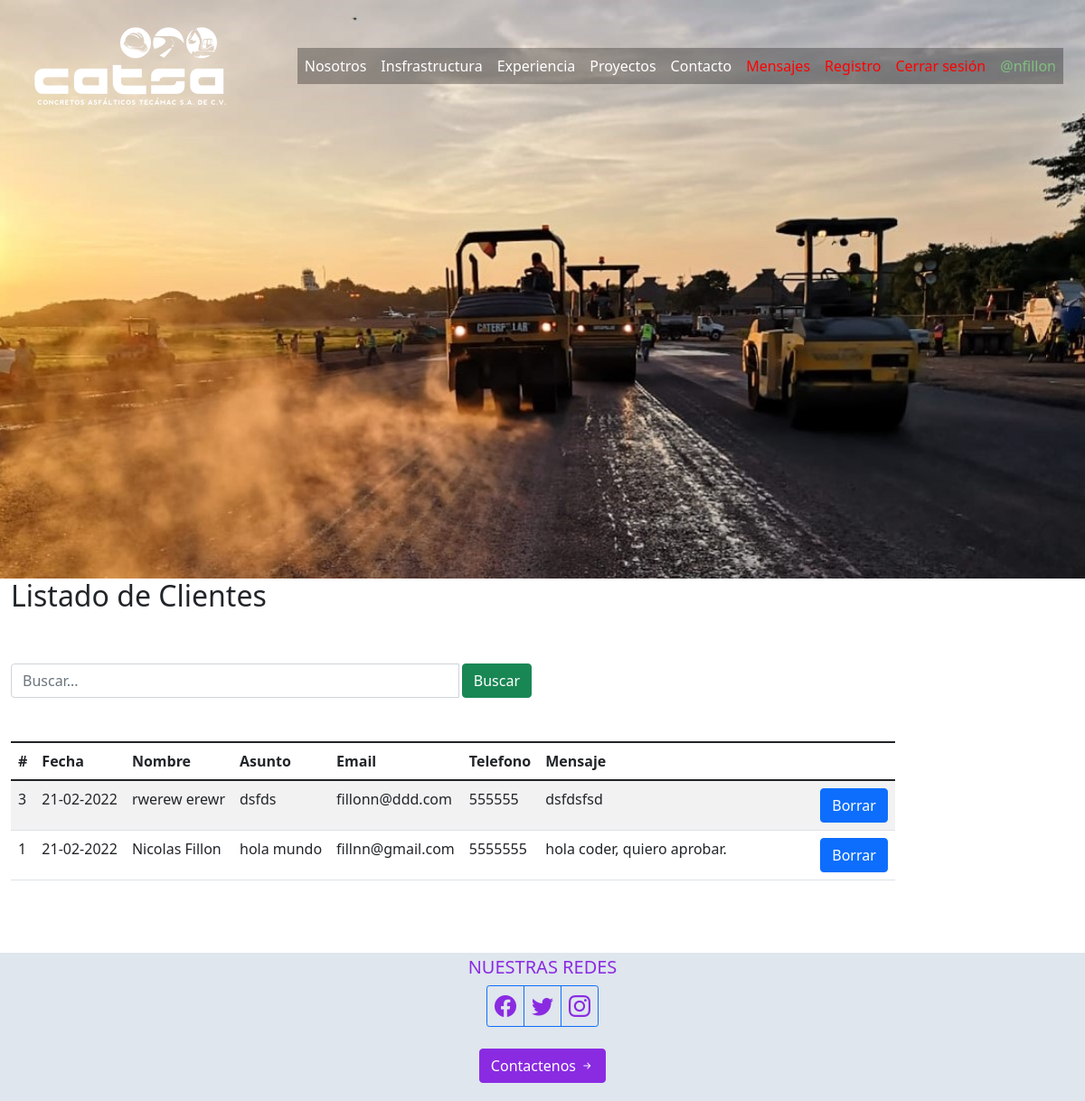
/mensajes/ (signed in), run on the app's committed database.
### contacto/models.py (models this page shows)
class Contacto(models.Model):
    Nombre=models.CharField(max_length=200)
    Apellido=models.CharField(max_length=200)
    Email=models.EmailField()
    Telefono=models.CharField(max_length = 15)
    Asunto=models.CharField(max_length=200)
    Mensaje=models.TextField()
    created_at=models.DateTimeField(auto_now_add=True)
    def __str__(self):
        return self.Nombre

### admcatsa/views.py (the view, shortened to what this page needs)
# urls.py: path('mensajes/', views.list_mensajes , name="list_mensajes"),
@login_required
def list_mensajes(request):
   busquedas = request.GET.get('buscar')
   mensajes = Contacto.objects.get_queryset().order_by('-id')
   paginator = Paginator(mensajes, 5)
   page = request.GET.get('page')
   print(mensajes)
   try:
       mensajes = paginator.page(page)
   except PageNotAnInteger:
       mensajes = paginator.page(1)
   except EmptyPage:
       mensajes = paginator.page(paginator.num_pages)
   return render(request, 'admcatsa/mensajes.html', {'mensajes': mensajes })

### admcatsa/templates/admcatsa/mensajes.html (shortened to what this page needs)
{%extends "Catsaweb/base.html"%}
{% load static%}
{%block content%}
<div class="container-fluid col-md-12">
            <h2>Listado de Clientes</h2>
            <div class="row pt-5 pb-5">
                <div class="col-md-6 search">
                    <form method="get">
                            <div class="input-search-input">
                                <div class="input-group col-md-12">
                                    <input  type="text" class="form-control" autocomplete="off" maxlength="50" placeholder="Buscar..." name="buscar" value="{{request.GET.buscar}}">
                                    <span class="input-group-list">
                                        <button type="submit" class="btn btn-success ms-1">Buscar</button>
                                   </span>
                                </div>
                            </div>
                    </form>
                </div>
            </div>
            <table  class="table table-striped" style="width: auto">
                <tbody>
                    <thead class="thead-dark">
                        <tr>
                          <th scope="col">#</th>
                          <th scope="col">Fecha</th>
                          <th scope="col">Nombre</th>
                          <th scope="col">Asunto</th>
                          <th scope="col">Email</th>
                          <th scope="col">Telefono</th>
                          <th scope="col">Mensaje</th>
                        </tr>
                            </thead>
                             {% for mensaje in mensajes %}
                        <tr>
                            <td scope="row">{{mensaje.id}} </td>
                            <td scope="row">{{mensaje.created_at |date:"d-m-Y"}} </td>
                            <td scope="row">{{mensaje.Nombre}} {{mensaje.Apellido}} </td>
                            <td scope="row">{{mensaje.Asunto}} </td>
                            <td scope="row">{{mensaje.Email}} </td>
                            <td scope="row">{{mensaje.Telefono}} </td>
                            <td width=300px scope="row">{{mensaje.Mensaje}} </td>
                            <td scope="row"><a href="{% url 'delete_mensaje' mensaje.id %}">  <button class="align-self-end btn btn-primary ms-1">Borrar</button></td> </a>
                        </tr>
                    {%endfor%}
                </tbody>
            </table>
            <br/><br/>
    </div>
{% endblock %}

### Catsaweb/template/Catsaweb/base.html (shortened to what this page needs)
<!DOCTYPE html>
<html lang="es">
<head>
    {% load static %}
    <link rel="stylesheet" href="{% static 'Catsaweb/css/catsa2.css' %}">
    <link
            rel="stylesheet"
            href="https://cdn.jsdelivr.net/npm/bootstrap-icons@1.7.2/font/bootstrap-icons.css"
    />
    <link
            href="https://cdn.jsdelivr.net/npm/bootstrap@5.1.3/dist/css/bootstrap.min.css"
            rel="stylesheet"
    />
</head>
<body>
<div class="container-fluid backheader">
    <header>
        <nav class="navbar navbar-expand-lg navbar-light">
            <div class="container-fluid">
                <img
                        class="navbar-brand"
                        src="{% static 'Catsaweb/images/LogoCatsaTransparenciaBlanco.png' %}"
                        alt=""/>
                <div
                        class="collapse navbar-collapse justify-content-end"
                        id="navbarNav">
                    <ul class="navbar-nav">
                        <li class="nav-item">
                            <a
                                    class="nav-link active"
                                    style="color: white"
                                    aria-current="page"
                                    href="{% url 'Home' %}"
                            >Nosotros</a>
                        </li>
                        <li class="nav-item">
                            <a
                                    class="nav-link active"
                                    style="color: white"
                                    href="{% url 'Insfrastructuras' %}"
                            >Insfrastructura</a>
                        </li>
                        <li class="nav-item">
                            <a
                                    class="nav-link active"
                                    style="color: white"
                                    href="{% url 'Experiencias' %}"
                            >Experiencia</a>
                        </li>
                        <li class="nav-item">
                            <a
                                    class="nav-link active"
                                    style="color: white"
                                    href="{% url 'Proyectos' %}"
                            >Proyectos</a>
                        </li>
                        <li class="nav-item">
                            <a
                                    class="nav-link active"
                                    style="color: white"
                                    href="{% url 'Contactos' %}"
                            >Contacto</a>
                        </li>
                        {%if user.is_authenticated %}
                        <li class="nav-item">
                            <a href="{%url  'list_mensajes'%}" class="nav-link active" style="color: red">Mensajes</a>
                        </li>
                        <li class="nav-item">
                            <a href="{%url  'register'%}" class="nav-link active" style="color: red" >Registro</a>
                        </li>
                        <li class="nav-item">
                          <a href="{%url  'logout'%}" class="nav-link active" style="color: red" >Cerrar sesión</a>
                        </li>
                        <li class="nav-item">
                            <a href="#" class="nav-link active" style="color:rgb(126, 192, 126)" >@{{user.username}}</a>
                        </li>
                        {%else%}
                        <li class="nav-item">
                          <a href="{%url 'login'%}" class="nav-link active" style="color: red">Inicias Sesión</a>
                        </li>
                        {%endif%}
                    </ul>
                </div>
            </div>
        </nav>
    </header>
</div>
{%block content%}
{%endblock%}
<div class="container-fluid mt-2 ">
    <footer class="row p-1 contenedorFooter">
        <div class="col-xs-12 col-sm-12 col-md-12 col-lg-12 col-xl-12 contenedorFooterBorder">
            <div class="socialAlian">
                <h5 class="textFooter fs-5">NUESTRAS REDES</h5>
                <div class="btn-group " role="group">
                    <a class="btn btn-outline-primary btn-sm " role="button" href="https://www.facebook.com/"> <i
                            class="bi bi-facebook iconsColor fs-4"></i></a>
                    <a class="btn btn-outline-primary btn-sm " role="button" href="https://twitter.com/"> <i
                            class="bi bi-twitter iconsColor fs-4"></i></a>
                    <a class="btn btn-outline-primary btn-sm " role="button" href="https://www.instagram.com/"> <i
                            class="bi bi-instagram iconsColor fs-4"></i></a>
                </div>
            </div>
            <div class="row" >
                <p class="text-center" >
                    <button class="btn btn-primary" style="background-color: blueviolet; border-color: blueviolet" type="button" data-bs-toggle="collapse"
                            data-bs-target="#footerCollapse" aria-expanded="false" aria-controls="footerCollapse">
                        Contactenos
                        <i class="bi bi-arrow-right-short"></i>
                    </button>
                </p>
            </div>
        </div>
    </footer>
</div>
</body>
</html>

### Catsaweb/static/Catsaweb/css/catsa2.css (style rules this page uses)
* { margin: 0; padding: 0; box-sizing: border-box; }
.backheader { background-image: url("../images/background1.jpg"); background-position: center; background-repeat: no-repeat; background-size: cover; height: 80vh; width: 100%; }
nav a { color: #fff; text-decoration: none; padding: 10px 20px 10px 20px; background: rgba(0, 0, 0, 0.3); }
.contenedorFooter { background-color: #dfe6ed }
.contenedorFooterBorder { width: 33%; }
.socialAlian { display: flex; flex-direction: column; align-items: center; padding-bottom: 2%; }
.iconsColor { font-size: 54px; color: blueviolet; }
.textFooter { color: blueviolet; }

### data on the page
Contacto: id "3", created_at "21-02-2022", Nombre "rwerew", Apellido "erewr", Asunto "dsfds", Email "fillonn@ddd.com", Telefono "555555", Mensaje "dsfdsfsd"
Contacto: id "1", created_at "21-02-2022", Nombre "Nicolas", Apellido "Fillon", Asunto "hola mundo", Email "fillnn@gmail.com", Telefono "5555555", Mensaje "hola coder, quiero aprobar."

### other printed values
{{ user.username }} "nfillon"
